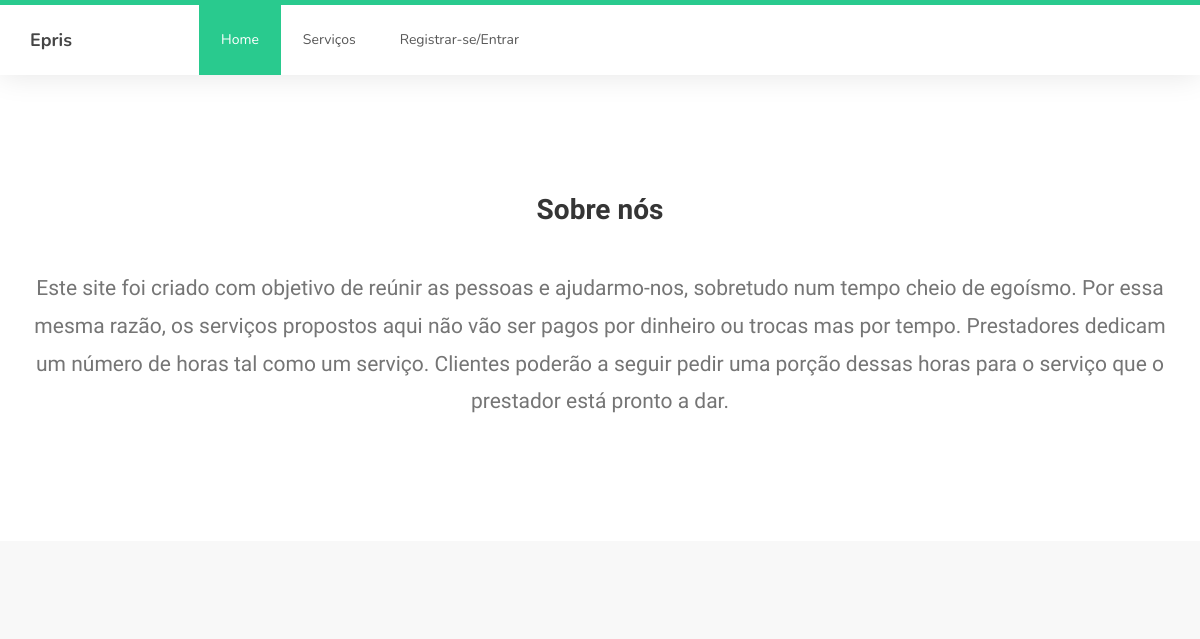
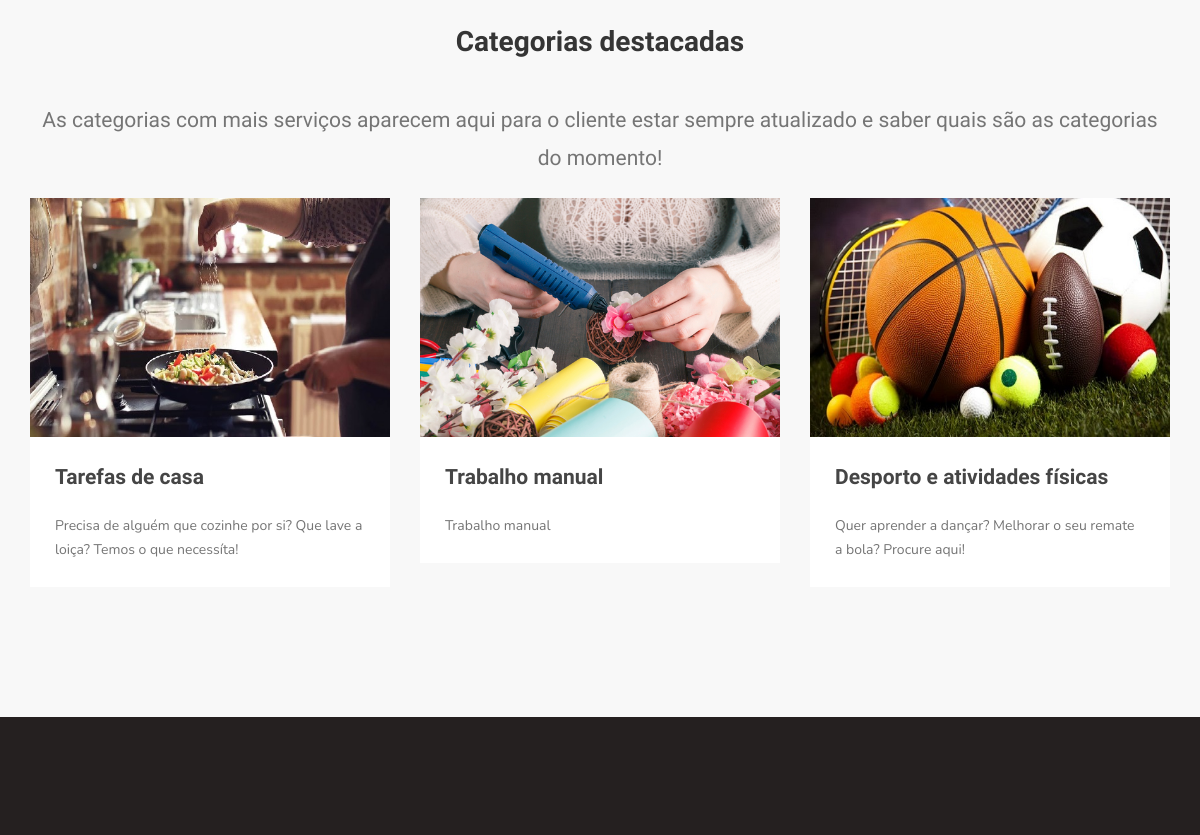
Before: / (upper part) with the older database file (2 pictures, top to bottom).
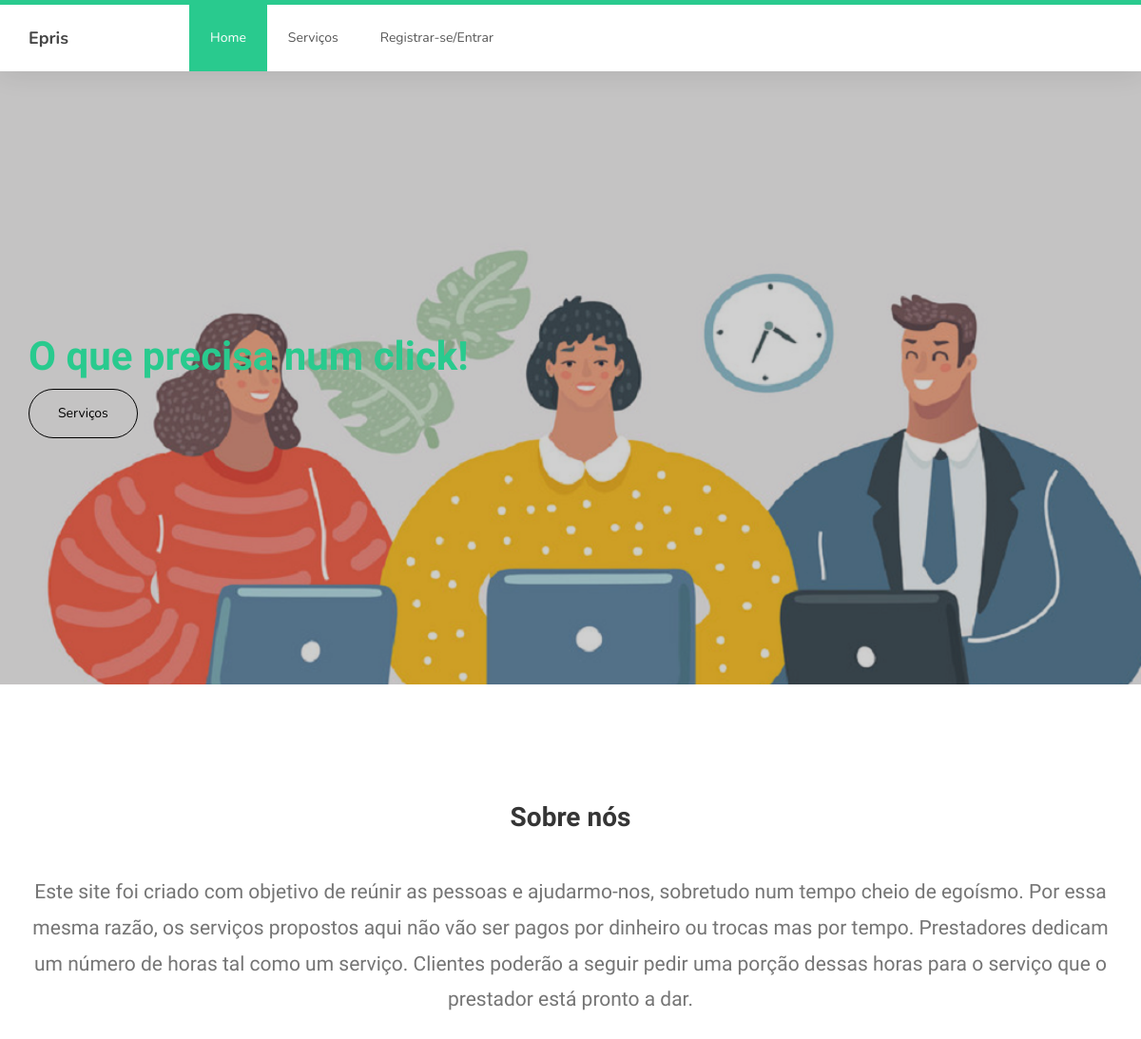
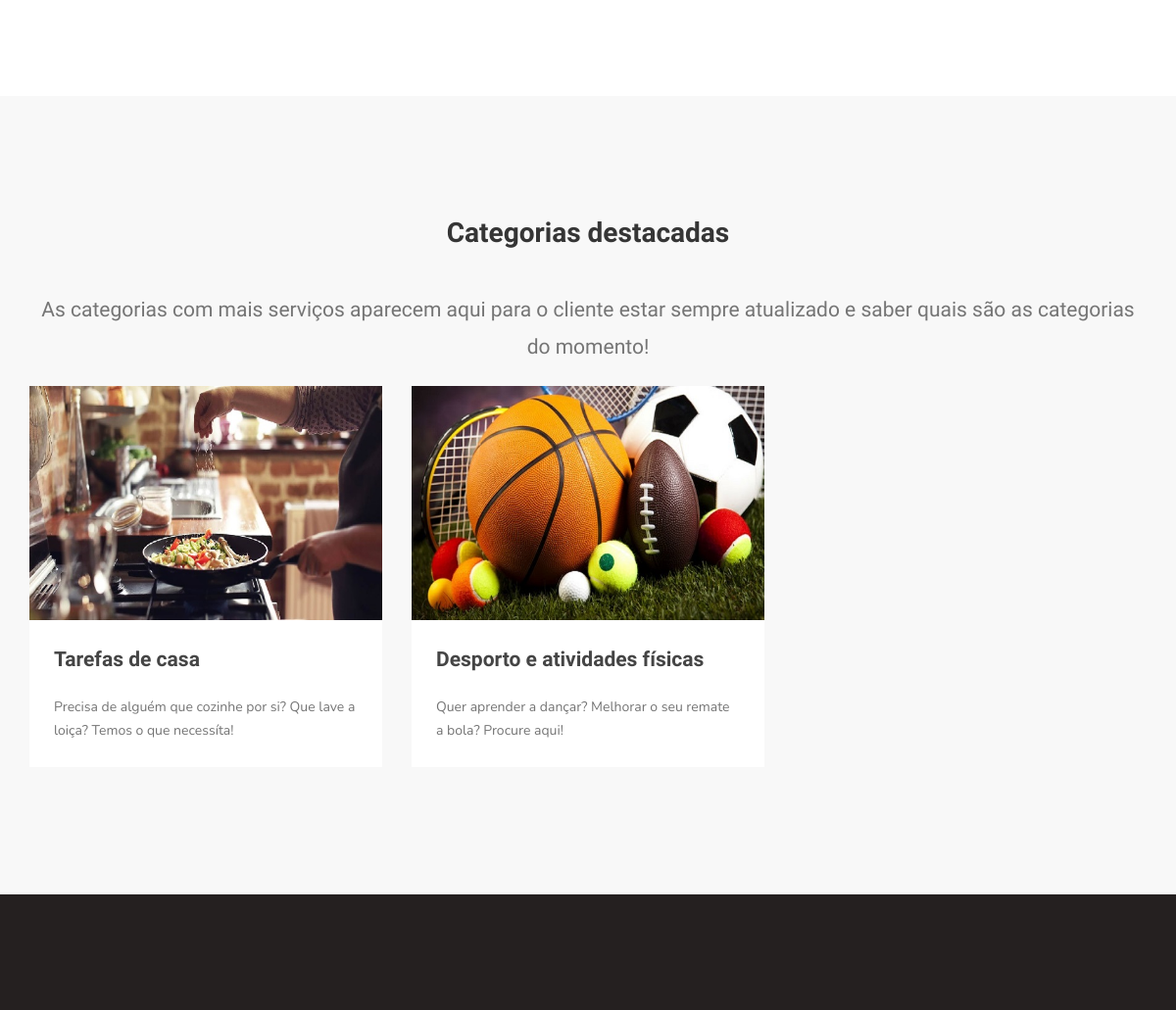
After: the same page with the newer database file (2 pictures, top to bottom).
### tables this page shows
CREATE TABLE `servicos`  (
  `servicoId` int(11) NOT NULL AUTO_INCREMENT,
  `servicoNome` varchar(255) NOT NULL,
  `servicoCategoriaId` int(11) NOT NULL,
  `servicoDescricao` text NOT NULL,
  `servicoUtilizadorId` int(11) NOT NULL,
  PRIMARY KEY (`servicoId`) USING BTREE,
  INDEX `fk_servicos_categorias1_idx`(`servicoCategoriaId`) USING BTREE,
  INDEX `fk_servicos_utilizadores1_idx`(`servicoUtilizadorId`) USING BTREE,
  CONSTRAINT `fk_servicos_categorias1` FOREIGN KEY (`servicoCategoriaId`) REFERENCES `categorias` (`categoriaId`) ON DELETE NO ACTION ON UPDATE NO ACTION,
  CONSTRAINT `fk_servicos_utilizadores1` FOREIGN KEY (`servicoUtilizadorId`) REFERENCES `utilizadores` (`utilizadorId`) ON DELETE NO ACTION ON UPDATE NO ACTION
);

CREATE TABLE `categorias`  (
  `categoriaId` int(11) NOT NULL AUTO_INCREMENT,
  `categoriaNome` varchar(45) NOT NULL,
  `categoriaDescricao` text NOT NULL,
  `categoriaImagemURL` varchar(255) NOT NULL,
  PRIMARY KEY (`categoriaId`) USING BTREE
);

CREATE TABLE `slideshow`  (
  `idslideShow` int(11) NOT NULL AUTO_INCREMENT,
  `UrlSlideShow` varchar(45) NOT NULL,
  PRIMARY KEY (`idslideShow`) USING BTREE
);

### index.php (the view, shortened to what this page needs)
<?php
include_once("includes/body.inc.php");
$sql ="SELECT * FROM servicos inner join categorias on servicoCategoriaId = categoriaId GROUP BY servicoCategoriaId ORDER BY COUNT(servicoId) DESC LIMIT 3";
$result=mysqli_query($con,$sql);
?>
     <section id="home">
          <div class="row">
               <div class="owl-carousel owl-theme home-slider">
                   <?php
                        $sqlSlide="select * from slideshow";
                        $resultSlide= mysqli_query($con, $sqlSlide);
                        while ($dadosSlide=mysqli_fetch_array($resultSlide)){
                   ?>
                    <div class="item item-first" style="background-image: url(<?php echo $dadosSlide['UrlSlideShow'] ?>)">
                         <div class="caption">
                              <div class="container">
                                   <div class="col-md-6 col-sm-12">
                                        <h1>O que precisa num click!</h1>
                                         <a href="offers.php" class="section-btn btn btn-default">Serviços</a>
                                   </div>
                              </div>
                         </div>
                    </div>
                    <?php
                       }
                    ?>
               </div>
          </div>
     </section>
     <main>
          <section>
               <div class="container">
                    <div class="row">
                         <div class="col-md-12 col-sm-12">
                              <div class="text-center">
                                   <h2>Sobre nós</h2>
                                   <br>
                                   <p class="lead">Este site foi criado com objetivo de reúnir as pessoas e ajudarmo-nos, sobretudo num tempo cheio de egoísmo. Por essa mesma razão, os serviços propostos aqui não vão ser pagos por dinheiro ou trocas mas por tempo. Prestadores dedicam um número de horas tal como um serviço. Clientes poderão a seguir pedir uma porção dessas horas para o serviço que o prestador está pronto a dar.</p>
                              </div>
                         </div>
                    </div>
               </div>
          </section>
         <section class="section-background">
             <div class="container">
                 <div class="row">
                     <div class="col-md-12 col-sm-12">
                         <div class="text-center">
                             <h2>Categorias destacadas</h2>
                             <br>
                             <p class="lead">As categorias com mais serviços aparecem aqui para o cliente estar sempre atualizado e saber quais são as categorias do momento!</p>
                         </div>
                     </div>
                    <?php
                        while($dados=mysqli_fetch_array($result)){
                            ?>
                         <div class="col-md-4 col-sm-4">
                             <div class="courses-thumb courses-thumb-secondary">
                                 <div class="courses-top">
                                     <div class="courses-image">
                                         <img src="<?php echo $dados['categoriaImagemURL'] ?>" class="img-responsive" alt="">
                                     </div>
                                 </div>
                                 <div class="courses-detail">
                                     <h3><a href="servicolista.php?id=<?php echo $dados['categoriaId']?>"><?php echo $dados['categoriaNome'] ?></a></h3>
                                     <br><p><?php echo $dados['categoriaDescricao']?></p>
                                 </div>
                             </div>
                         </div>
                        <?php
                            }
                        ?>
                 </div>
             </div>
         </section>
     </main>

Changed rows visible on the page:
removed servicos: servicoCategoriaId.categoriaImagemURL (picture), servicoCategoriaId.categoriaNome "Trabalho manual", servicoCategoriaId.categoriaDescricao "Trabalho manual"
added slideshow: UrlSlideShow (picture)
